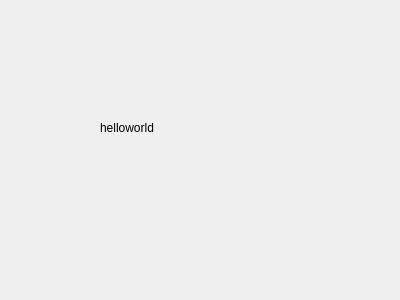
<?xml version="1.0" encoding="UTF-8"?>
<ui version="4.0">
 <class>Dialog</class>
 <widget class="QDialog" name="Dialog">
  <property name="geometry">
   <rect>
    <x>0</x>
    <y>0</y>
    <width>400</width>
    <height>300</height>
   </rect>
  </property>
  <property name="windowTitle">
   <string>Dialog</string>
  </property>
  <widget class="QLabel" name="label">
   <property name="geometry">
    <rect>
     <x>100</x>
     <y>120</y>
     <width>171</width>
     <height>16</height>
    </rect>
   </property>
   <property name="text">
    <string>helloworld</string>
   </property>
  </widget>
 </widget>
 <resources/>
 <connections/>
</ui>
